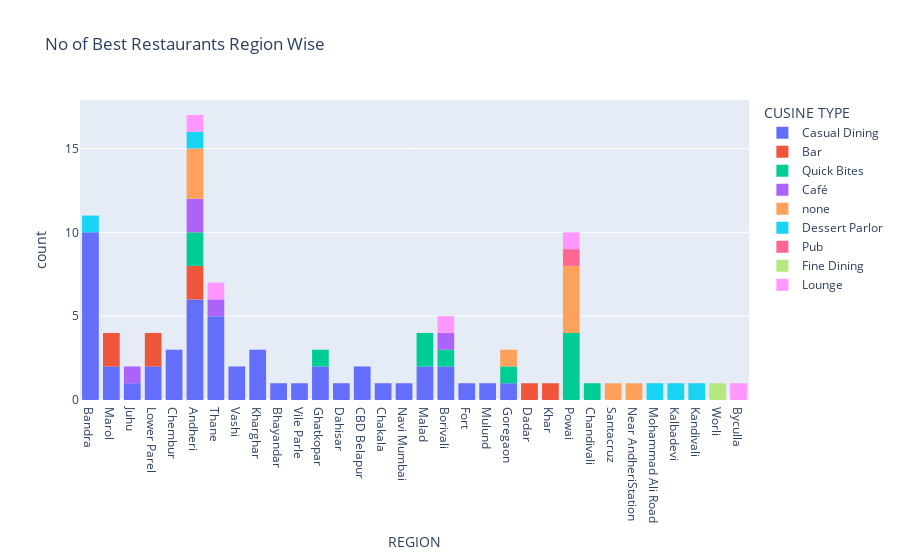

Here is the notebook cell this chart was saved with:
### Code cell
px.histogram(highest_rating,x="REGION",color = "CUSINE TYPE" , title = "No of Best Restaurants Region Wise")

### Figure 1 — Plotly figure (JSON) as saved in the notebook; plotly's stock layout.template omitted (floating-point values rounded to 4 significant figures)
{"data": [{"alignmentgroup": "True", "bingroup": "x", "hovertemplate": "CUSINE TYPE=Casual Dining<br>REGION=%{x}<br>count=%{y}<extra></extra>", "legendgroup": "Casual Dining", "marker": {"color": "#636efa", "pattern": {"shape": ""}}, "name": "Casual Dining", "offsetgroup": "Casual Dining", "orientation": "v", "showlegend": true, "type": "histogram", "x": ["Bandra", "Marol", "Juhu", "Lower Parel", "Chembur", "Andheri", "Andheri", "Thane", "Vashi", "Kharghar", "Andheri", "Bhayandar", "Lower Parel", "Vile Parle", "Ghatkopar", "Dahisar", "CBD Belapur", "Thane", "Chakala", "Thane", "CBD Belapur", "Thane", "Navi Mumbai", "Vashi", "Bandra", "Malad", "Andheri", "Malad", "Borivali", "Bandra", "Bandra", "Bandra", "Marol", "Bandra", "Bandra", "Fort", "Ghatkopar", "Andheri", "Chembur", "Bandra", "Chembur", "Bandra", "Bandra", "Kharghar", "Thane", "Andheri", "Borivali", "Kharghar", "Mulund", "Goregaon"], "xaxis": "x", "yaxis": "y"}, {"alignmentgroup": "True", "bingroup": "x", "hovertemplate": "CUSINE TYPE=Bar<br>REGION=%{x}<br>count=%{y}<extra></extra>", "legendgroup": "Bar", "marker": {"color": "#EF553B", "pattern": {"shape": ""}}, "name": "Bar", "offsetgroup": "Bar", "orientation": "v", "showlegend": true, "type": "histogram", "x": ["Dadar", "Lower Parel", "Andheri", "Khar", "Marol", "Lower Parel", "Andheri", "Marol"], "xaxis": "x", "yaxis": "y"}, {"alignmentgroup": "True", "bingroup": "x", "hovertemplate": "CUSINE TYPE=Quick Bites<br>REGION=%{x}<br>count=%{y}<extra></extra>", "legendgroup": "Quick Bites", "marker": {"color": "#00cc96", "pattern": {"shape": ""}}, "name": "Quick Bites", "offsetgroup": "Quick Bites", "orientation": "v", "showlegend": true, "type": "histogram", "x": ["Malad", "Borivali", "Powai", "Powai", "Andheri", "Andheri", "Ghatkopar", "Goregaon", "Malad", "Chandivali", "Powai", "Powai"], "xaxis": "x", "yaxis": "y"}, {"alignmentgroup": "True", "bingroup": "x", "hovertemplate": "CUSINE TYPE=Café<br>REGION=%{x}<br>count=%{y}<extra></extra>", "legendgroup": "Café", "marker": {"color": "#ab63fa", "pattern": {"shape": ""}}, "name": "Café", "offsetgroup": "Café", "orientation": "v", "showlegend": true, "type": "histogram", "x": ["Borivali", "Thane", "Andheri", "Andheri", "Juhu"], "xaxis": "x", "yaxis": "y"}, {"alignmentgroup": "True", "bingroup": "x", "hovertemplate": "CUSINE TYPE=none<br>REGION=%{x}<br>count=%{y}<extra></extra>", "legendgroup": "none", "marker": {"color": "#FFA15A", "pattern": {"shape": ""}}, "name": "none", "offsetgroup": "none", "orientation": "v", "showlegend": true, "type": "histogram", "x": ["Santacruz", "Andheri", "Andheri", "Near AndheriStation", "Andheri", "Goregaon", "Powai", "Powai", "Powai", "Powai"], "xaxis": "x", "yaxis": "y"}, {"alignmentgroup": "True", "bingroup": "x", "hovertemplate": "CUSINE TYPE=Dessert Parlor<br>REGION=%{x}<br>count=%{y}<extra></extra>", "legendgroup": "Dessert Parlor", "marker": {"color": "#19d3f3", "pattern": {"shape": ""}}, "name": "Dessert Parlor", "offsetgroup": "Dessert Parlor", "orientation": "v", "showlegend": true, "type": "histogram", "x": ["Mohammad Ali Road", "Kalbadevi", "Andheri", "Bandra", "Kandivali"], "xaxis": "x", "yaxis": "y"}, {"alignmentgroup": "True", "bingroup": "x", "hovertemplate": "CUSINE TYPE=Pub<br>REGION=%{x}<br>count=%{y}<extra></extra>", "legendgroup": "Pub", "marker": {"color": "#FF6692", "pattern": {"shape": ""}}, "name": "Pub", "offsetgroup": "Pub", "orientation": "v", "showlegend": true, "type": "histogram", "x": ["Powai"], "xaxis": "x", "yaxis": "y"}, {"alignmentgroup": "True", "bingroup": "x", "hovertemplate": "CUSINE TYPE=Fine Dining<br>REGION=%{x}<br>count=%{y}<extra></extra>", "legendgroup": "Fine Dining", "marker": {"color": "#B6E880", "pattern": {"shape": ""}}, "name": "Fine Dining", "offsetgroup": "Fine Dining", "orientation": "v", "showlegend": true, "type": "histogram", "x": ["Worli"], "xaxis": "x", "yaxis": "y"}, {"alignmentgroup": "True", "bingroup": "x", "hovertemplate": "CUSINE TYPE=Lounge<br>REGION=%{x}<br>count=%{y}<extra></extra>", "legendgroup": "Lounge", "marker": {"color": "#FF97FF", "pattern": {"shape": ""}}, "name": "Lounge", "offsetgroup": "Lounge", "orientation": "v", "showlegend": true, "type": "histogram", "x": ["Byculla", "Thane", "Borivali", "Powai", "Andheri"], "xaxis": "x", "yaxis": "y"}], "layout": {"autosize": true, "barmode": "relative", "legend": {"title": {"text": "CUSINE TYPE"}, "tracegroupgap": 0}, "title": {"text": "No of Best Restaurants Region Wise"}, "xaxis": {"anchor": "y", "autorange": true, "domain": [0, 1], "range": [-0.5, 31.5], "title": {"text": "REGION"}, "type": "category"}, "yaxis": {"anchor": "x", "autorange": true, "domain": [0, 1], "range": [0, 17.89], "title": {"text": "count"}}}}
